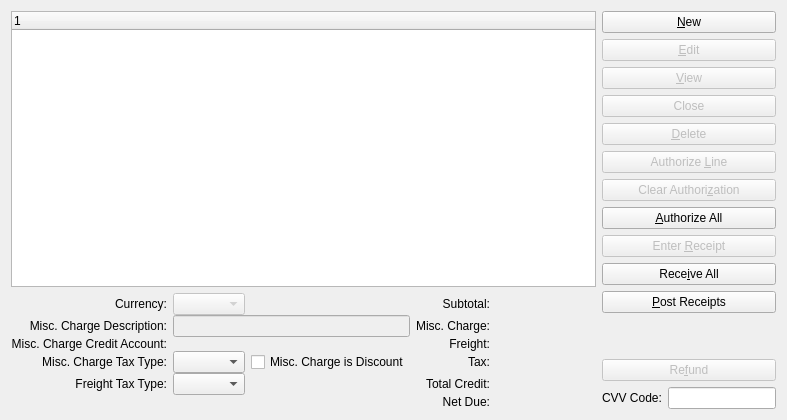
     <widget class="QWidget" name="_lineItemsPage">
      <attribute name="title">
       <string>&amp;Line Items</string>
      </attribute>
      <layout class="QGridLayout" name="gridLayout_3">
       <item row="0" column="0">
        <layout class="QVBoxLayout" name="verticalLayout_3">
         <item>
          <layout class="QGridLayout" name="gridLayout_2">
           <item row="0" column="0">
            <widget class="XTreeWidget" name="_raitem">
             <property name="sizePolicy">
              <sizepolicy hsizetype="Expanding" vsizetype="Expanding">
               <horstretch>0</horstretch>
               <verstretch>1</verstretch>
              </sizepolicy>
             </property>
             <property name="focusPolicy">
              <enum>Qt::StrongFocus</enum>
             </property>
             <property name="selectionMode">
              <enum>QAbstractItemView::SingleSelection</enum>
             </property>
            </widget>
           </item>
           <item row="0" column="1" rowspan="2">
            <layout class="QVBoxLayout">
             <item>
              <layout class="QVBoxLayout">
               <item>
                <widget class="QPushButton" name="_new">
                 <property name="enabled">
                  <bool>true</bool>
                 </property>
                 <property name="text">
                  <string>&amp;New</string>
                 </property>
                </widget>
               </item>
               <item>
                <widget class="QPushButton" name="_edit">
                 <property name="enabled">
                  <bool>false</bool>
                 </property>
                 <property name="text">
                  <string>&amp;Edit</string>
                 </property>
                </widget>
               </item>
               <item>
                <widget class="QPushButton" name="_view">
                 <property name="enabled">
                  <bool>false</bool>
                 </property>
                 <property name="focusPolicy">
                  <enum>Qt::ClickFocus</enum>
                 </property>
                 <property name="text">
                  <string>&amp;View</string>
                 </property>
                </widget>
               </item>
               <item>
                <widget class="QPushButton" name="_action">
                 <property name="enabled">
                  <bool>false</bool>
                 </property>
                 <property name="focusPolicy">
                  <enum>Qt::ClickFocus</enum>
                 </property>
                 <property name="text">
                  <string>Close</string>
                 </property>
                </widget>
               </item>
               <item>
                <widget class="QPushButton" name="_delete">
                 <property name="enabled">
                  <bool>false</bool>
                 </property>
                 <property name="text">
                  <string>&amp;Delete</string>
                 </property>
                </widget>
               </item>
              </layout>
             </item>
             <item>
              <layout class="QVBoxLayout">
               <item>
                <widget class="QPushButton" name="_authorizeLine">
                 <property name="enabled">
                  <bool>false</bool>
                 </property>
                 <property name="focusPolicy">
                  <enum>Qt::ClickFocus</enum>
                 </property>
                 <property name="text">
                  <string>Authorize &amp;Line</string>
                 </property>
                </widget>
               </item>
               <item>
                <widget class="QPushButton" name="_clearAuthorization">
                 <property name="enabled">
                  <bool>false</bool>
                 </property>
                 <property name="focusPolicy">
                  <enum>Qt::ClickFocus</enum>
                 </property>
                 <property name="text">
                  <string>Clear Authori&amp;zation</string>
                 </property>
                </widget>
               </item>
               <item>
                <widget class="QPushButton" name="_authorizeAll">
                 <property name="enabled">
                  <bool>true</bool>
                 </property>
                 <property name="focusPolicy">
                  <enum>Qt::ClickFocus</enum>
                 </property>
                 <property name="text">
                  <string>&amp;Authorize All</string>
                 </property>
                </widget>
               </item>
              </layout>
             </item>
             <item>
              <layout class="QVBoxLayout">
               <item>
                <widget class="QPushButton" name="_enterReceipt">
                 <property name="enabled">
                  <bool>false</bool>
                 </property>
                 <property name="focusPolicy">
                  <enum>Qt::ClickFocus</enum>
                 </property>
                 <property name="text">
                  <string>Enter &amp;Receipt</string>
                 </property>
                </widget>
               </item>
               <item>
                <widget class="QPushButton" name="_receiveAll">
                 <property name="enabled">
                  <bool>true</bool>
                 </property>
                 <property name="focusPolicy">
                  <enum>Qt::ClickFocus</enum>
                 </property>
                 <property name="text">
                  <string>Rece&amp;ive All</string>
                 </property>
                </widget>
               </item>
               <item>
                <widget class="QPushButton" name="_postReceipts">
                 <property name="focusPolicy">
                  <enum>Qt::ClickFocus</enum>
                 </property>
                 <property name="text">
                  <string>&amp;Post Receipts</string>
                 </property>
                </widget>
               </item>
              </layout>
             </item>
             <item>
              <spacer>
               <property name="orientation">
                <enum>Qt::Vertical</enum>
               </property>
               <property name="sizeHint" stdset="0">
                <size>
                 <width>20</width>
                 <height>40</height>
                </size>
               </property>
              </spacer>
             </item>
             <item>
              <widget class="QPushButton" name="_refund">
               <property name="enabled">
                <bool>false</bool>
               </property>
               <property name="focusPolicy">
                <enum>Qt::ClickFocus</enum>
               </property>
               <property name="text">
                <string>Re&amp;fund</string>
               </property>
              </widget>
             </item>
             <item>
              <layout class="QHBoxLayout">
               <item>
                <widget class="QLabel" name="_CCCVVLit">
                 <property name="text">
                  <string>CVV Code:</string>
                 </property>
                </widget>
               </item>
               <item>
                <widget class="XLineEdit" name="_CCCVV">
                 <property name="sizePolicy">
                  <sizepolicy hsizetype="Maximum" vsizetype="Fixed">
                   <horstretch>0</horstretch>
                   <verstretch>0</verstretch>
                  </sizepolicy>
                 </property>
                 <property name="focusPolicy">
                  <enum>Qt::StrongFocus</enum>
                 </property>
                </widget>
               </item>
              </layout>
             </item>
            </layout>
           </item>
           <item row="1" column="0">
            <layout class="QGridLayout">
             <property name="verticalSpacing">
              <number>0</number>
             </property>
             <item row="0" column="0">
              <widget class="QLabel" name="_currencyLit">
               <property name="text">
                <string>Currency:</string>
               </property>
               <property name="alignment">
                <set>Qt::AlignRight|Qt::AlignTrailing|Qt::AlignVCenter</set>
               </property>
              </widget>
             </item>
             <item row="0" column="1">
              <widget class="XComboBox" name="_currency">
               <property name="enabled">
                <bool>false</bool>
               </property>
               <property name="type">
                <enum>XComboBox::Currencies</enum>
               </property>
              </widget>
             </item>
             <item row="0" column="2">
              <spacer>
               <property name="orientation">
                <enum>Qt::Horizontal</enum>
               </property>
               <property name="sizeHint" stdset="0">
                <size>
                 <width>40</width>
                 <height>20</height>
                </size>
               </property>
              </spacer>
             </item>
             <item row="0" column="3">
              <widget class="QLabel" name="_subtotalLit">
               <property name="text">
                <string>Subtotal:</string>
               </property>
               <property name="alignment">
                <set>Qt::AlignRight|Qt::AlignTrailing|Qt::AlignVCenter</set>
               </property>
              </widget>
             </item>
             <item row="0" column="4">
              <widget class="CurrDisplay" name="_subtotal">
               <property name="minimumSize">
                <size>
                 <width>100</width>
                 <height>0</height>
                </size>
               </property>
              </widget>
             </item>
             <item row="1" column="0">
              <widget class="QLabel" name="_miscChargeDescriptionLit">
               <property name="text">
                <string>Misc. Charge Description:</string>
               </property>
               <property name="alignment">
                <set>Qt::AlignRight|Qt::AlignTrailing|Qt::AlignVCenter</set>
               </property>
              </widget>
             </item>
             <item row="1" column="1" colspan="2">
              <widget class="XLineEdit" name="_miscChargeDescription">
               <property name="enabled">
                <bool>false</bool>
               </property>
              </widget>
             </item>
             <item row="1" column="3">
              <widget class="QLabel" name="_miscChargeAmountLit">
               <property name="text">
                <string>Misc. Charge:</string>
               </property>
               <property name="alignment">
                <set>Qt::AlignRight|Qt::AlignTrailing|Qt::AlignVCenter</set>
               </property>
              </widget>
             </item>
             <item row="1" column="4">
              <widget class="CurrCluster" name="_miscCharge">
               <property name="allowNegative">
                <bool>true</bool>
               </property>
               <property name="baseVisible">
                <bool>false</bool>
               </property>
               <property name="currencyEditable" stdset="0">
                <bool>false</bool>
               </property>
               <property name="currencyVisible">
                <bool>false</bool>
               </property>
               <property name="enabled">
                <bool>false</bool>
               </property>
              </widget>
             </item>
             <item row="2" column="0">
              <widget class="QLabel" name="_miscChargeAccountLit">
               <property name="text">
                <string>Misc. Charge Credit Account:</string>
               </property>
               <property name="alignment">
                <set>Qt::AlignRight|Qt::AlignTrailing|Qt::AlignVCenter</set>
               </property>
              </widget>
             </item>
             <item row="2" column="1" colspan="2">
              <widget class="GLCluster" name="_miscChargeAccount">
               <property name="enabled">
                <bool>false</bool>
               </property>
              </widget>
             </item>
             <item row="2" column="3">
              <widget class="XLabel" name="_freightLit">
               <property name="text">
                <string>Freight:</string>
               </property>
               <property name="alignment">
                <set>Qt::AlignRight|Qt::AlignTrailing|Qt::AlignVCenter</set>
               </property>
              </widget>
             </item>
             <item row="2" column="4">
              <widget class="CurrCluster" name="_freight">
               <property name="baseVisible">
                <bool>false</bool>
               </property>
               <property name="currencyEditable" stdset="0">
                <bool>false</bool>
               </property>
               <property name="currencyVisible">
                <bool>false</bool>
               </property>
               <property name="enabled">
                <bool>false</bool>
               </property>
              </widget>
             </item>
             <item row="3" column="3">
              <widget class="XLabel" name="_taxLit">
               <property name="text">
                <string>Tax:</string>
               </property>
               <property name="alignment">
                <set>Qt::AlignRight|Qt::AlignTrailing|Qt::AlignVCenter</set>
               </property>
              </widget>
             </item>
             <item row="3" column="4">
              <widget class="TaxDisplay" name="_tax">
               <property name="enabled">
                <bool>false</bool>
               </property>
               <property name="type">
                <string>RA</string>
               </property>
              </widget>
             </item>
             <item row="4" column="3">
              <widget class="QLabel" name="_totalLit">
               <property name="text">
                <string>Total Credit:</string>
               </property>
               <property name="alignment">
                <set>Qt::AlignRight|Qt::AlignTrailing|Qt::AlignVCenter</set>
               </property>
              </widget>
             </item>
             <item row="4" column="4">
              <widget class="CurrCluster" name="_total">
               <property name="currencyEditable" stdset="0">
                <bool>false</bool>
               </property>
               <property name="currencyVisible">
                <bool>false</bool>
               </property>
               <property name="enabled">
                <bool>false</bool>
               </property>
              </widget>
             </item>
             <item row="5" column="4">
              <widget class="CurrDisplay" name="_netdue"/>
             </item>
             <item row="5" column="3">
              <widget class="QLabel" name="_netdueLit">
               <property name="text">
                <string>Net Due:</string>
               </property>
               <property name="alignment">
                <set>Qt::AlignRight|Qt::AlignTrailing|Qt::AlignVCenter</set>
               </property>
              </widget>
             </item>
             <item row="3" column="0">
              <widget class="QLabel" name="_miscChargeTaxtypeLit">
               <property name="text">
                <string>Misc. Charge Tax Type:</string>
               </property>
               <property name="alignment">
                <set>Qt::AlignRight|Qt::AlignTrailing|Qt::AlignVCenter</set>
               </property>
              </widget>
             </item>
             <item row="3" column="1">
              <widget class="XComboBox" name="_miscChargeTaxtype">
               <property name="type">
                <enum>XComboBox::TaxTypes</enum>
               </property>
              </widget>
             </item>
             <item row="3" column="2">
              <widget class="XCheckBox" name="_miscChargeDiscount">
               <property name="text">
                <string>Misc. Charge is Discount</string>
               </property>
              </widget>
             </item>
             <item row="4" column="0">
              <widget class="QLabel" name="_freightTaxtypeLit">
               <property name="text">
                <string>Freight Tax Type:</string>
               </property>
               <property name="alignment">
                <set>Qt::AlignRight|Qt::AlignTrailing|Qt::AlignVCenter</set>
               </property>
              </widget>
             </item>
             <item row="4" column="1">
              <widget class="XComboBox" name="_freightTaxtype">
               <property name="type">
                <enum>XComboBox::TaxTypes</enum>
               </property>
              </widget>
             </item>
            </layout>
           </item>
           <item row="2" column="0">
            <spacer>
             <property name="orientation">
              <enum>Qt::Vertical</enum>
             </property>
             <property name="sizeHint" stdset="0">
              <size>
               <width>20</width>
               <height>0</height>
              </size>
             </property>
            </spacer>
           </item>
          </layout>
         </item>
        </layout>
       </item>
      </layout>
     </widget>
